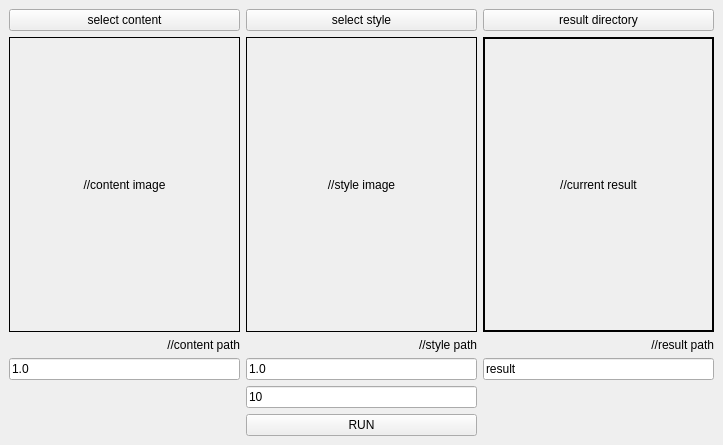
<?xml version="1.0" encoding="UTF-8"?>
<ui version="4.0">
 <class>MainWindow</class>
 <widget class="QMainWindow" name="MainWindow">
  <property name="geometry">
   <rect>
    <x>0</x>
    <y>0</y>
    <width>723</width>
    <height>445</height>
   </rect>
  </property>
  <property name="sizePolicy">
   <sizepolicy hsizetype="Ignored" vsizetype="Preferred">
    <horstretch>0</horstretch>
    <verstretch>0</verstretch>
   </sizepolicy>
  </property>
  <property name="windowTitle">
   <string>Style Transfer</string>
  </property>
  <property name="layoutDirection">
   <enum>Qt::LeftToRight</enum>
  </property>
  <property name="tabShape">
   <enum>QTabWidget::Rounded</enum>
  </property>
  <property name="dockNestingEnabled">
   <bool>false</bool>
  </property>
  <widget class="QWidget" name="centralwidget">
   <layout class="QGridLayout" name="gridLayout">
    <item row="0" column="2">
     <widget class="QPushButton" name="prefixBtn">
      <property name="text">
       <string>result directory</string>
      </property>
     </widget>
    </item>
    <item row="3" column="2">
     <widget class="QLineEdit" name="result_nameLine">
      <property name="toolTip">
       <string>directory to save result where</string>
      </property>
      <property name="text">
       <string>result</string>
      </property>
     </widget>
    </item>
    <item row="3" column="1">
     <widget class="QLineEdit" name="style_weightLine">
      <property name="toolTip">
       <string>style picture weight
1.0 - 0.001 recommended</string>
      </property>
      <property name="text">
       <string>1.0</string>
      </property>
     </widget>
    </item>
    <item row="5" column="1">
     <widget class="QPushButton" name="runBTn">
      <property name="text">
       <string>RUN</string>
      </property>
     </widget>
    </item>
    <item row="0" column="0">
     <widget class="QPushButton" name="contentBtn">
      <property name="text">
       <string>select content</string>
      </property>
     </widget>
    </item>
    <item row="2" column="0">
     <widget class="QLabel" name="contentLabel">
      <property name="sizePolicy">
       <sizepolicy hsizetype="Ignored" vsizetype="Maximum">
        <horstretch>0</horstretch>
        <verstretch>0</verstretch>
       </sizepolicy>
      </property>
      <property name="maximumSize">
       <size>
        <width>16777215</width>
        <height>16777215</height>
       </size>
      </property>
      <property name="tabletTracking">
       <bool>false</bool>
      </property>
      <property name="layoutDirection">
       <enum>Qt::LeftToRight</enum>
      </property>
      <property name="autoFillBackground">
       <bool>false</bool>
      </property>
      <property name="frameShape">
       <enum>QFrame::NoFrame</enum>
      </property>
      <property name="text">
       <string>//content path</string>
      </property>
      <property name="alignment">
       <set>Qt::AlignRight|Qt::AlignTrailing|Qt::AlignVCenter</set>
      </property>
     </widget>
    </item>
    <item row="2" column="1">
     <widget class="QLabel" name="styleLabel">
      <property name="enabled">
       <bool>true</bool>
      </property>
      <property name="sizePolicy">
       <sizepolicy hsizetype="Ignored" vsizetype="Maximum">
        <horstretch>0</horstretch>
        <verstretch>0</verstretch>
       </sizepolicy>
      </property>
      <property name="maximumSize">
       <size>
        <width>16777215</width>
        <height>16777215</height>
       </size>
      </property>
      <property name="text">
       <string>//style path</string>
      </property>
      <property name="alignment">
       <set>Qt::AlignRight|Qt::AlignTrailing|Qt::AlignVCenter</set>
      </property>
     </widget>
    </item>
    <item row="4" column="1">
     <widget class="QLineEdit" name="iter_numLine">
      <property name="toolTip">
       <string>number of iterations</string>
      </property>
      <property name="text">
       <string>10</string>
      </property>
     </widget>
    </item>
    <item row="0" column="1">
     <widget class="QPushButton" name="styleBtn">
      <property name="text">
       <string>select style</string>
      </property>
     </widget>
    </item>
    <item row="3" column="0">
     <widget class="QLineEdit" name="content_weightLine">
      <property name="enabled">
       <bool>true</bool>
      </property>
      <property name="toolTip">
       <string>content picture weight
1.0 - 0.001 recommended</string>
      </property>
      <property name="text">
       <string>1.0</string>
      </property>
     </widget>
    </item>
    <item row="2" column="2">
     <widget class="QLabel" name="prefixLabel">
      <property name="sizePolicy">
       <sizepolicy hsizetype="Ignored" vsizetype="Maximum">
        <horstretch>0</horstretch>
        <verstretch>0</verstretch>
       </sizepolicy>
      </property>
      <property name="maximumSize">
       <size>
        <width>16777215</width>
        <height>16777215</height>
       </size>
      </property>
      <property name="text">
       <string>//result path</string>
      </property>
      <property name="alignment">
       <set>Qt::AlignRight|Qt::AlignTrailing|Qt::AlignVCenter</set>
      </property>
      <property name="wordWrap">
       <bool>false</bool>
      </property>
     </widget>
    </item>
    <item row="1" column="1">
     <widget class="QLabel" name="style_imageLabel">
      <property name="frameShape">
       <enum>QFrame::Box</enum>
      </property>
      <property name="text">
       <string>//style image</string>
      </property>
      <property name="alignment">
       <set>Qt::AlignCenter</set>
      </property>
     </widget>
    </item>
    <item row="1" column="0">
     <widget class="QLabel" name="content_imageLabel">
      <property name="autoFillBackground">
       <bool>false</bool>
      </property>
      <property name="frameShape">
       <enum>QFrame::Box</enum>
      </property>
      <property name="frameShadow">
       <enum>QFrame::Plain</enum>
      </property>
      <property name="lineWidth">
       <number>1</number>
      </property>
      <property name="text">
       <string>//content image</string>
      </property>
      <property name="textFormat">
       <enum>Qt::PlainText</enum>
      </property>
      <property name="alignment">
       <set>Qt::AlignCenter</set>
      </property>
     </widget>
    </item>
    <item row="1" column="2">
     <widget class="QLabel" name="label">
      <property name="frameShape">
       <enum>QFrame::Box</enum>
      </property>
      <property name="frameShadow">
       <enum>QFrame::Plain</enum>
      </property>
      <property name="lineWidth">
       <number>2</number>
      </property>
      <property name="text">
       <string>//current result</string>
      </property>
      <property name="alignment">
       <set>Qt::AlignCenter</set>
      </property>
     </widget>
    </item>
   </layout>
  </widget>
 </widget>
 <resources/>
 <connections/>
</ui>
